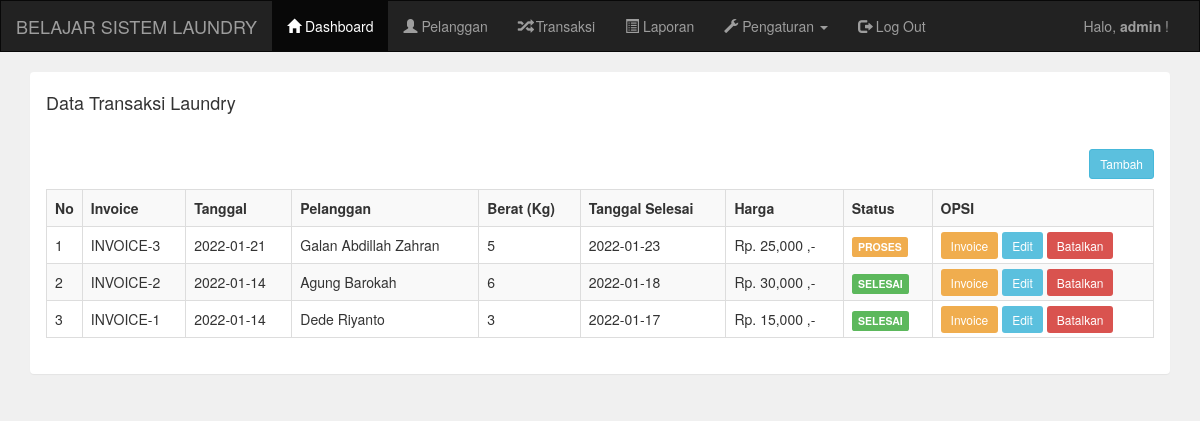
Screenshot of /admin/transaksi.php (signed in) with the database file from the repository.
### tables this page shows
CREATE TABLE `pelanggan` (
  `idPelanggan` int(11) NOT NULL,
  `namaPelanggan` varchar(255) NOT NULL,
  `hpPelanggan` varchar(20) NOT NULL,
  `alamatPelanggan` text NOT NULL
);

CREATE TABLE `transaksi` (
  `transaksi_id` int(11) NOT NULL,
  `transaksi_tgl` date NOT NULL,
  `transaksi_pelanggan` int(11) NOT NULL,
  `transaksi_harga` int(11) NOT NULL,
  `transaksi_berat` int(11) NOT NULL,
  `transaksi_tgl_selesai` date NOT NULL,
  `transaksi_status` int(11) NOT NULL
);

### admin/transaksi.php (the view)
<?php include 'header.php'; ?>
<div class="container">
    <div class="panel">
        <div class="panel-heading">
            <h4>Data Transaksi Laundry</h4>
        </div>
        <div class="panel-body">
            <a href="transaksi_tambah.php" class="btn btn-sm btn-info pull-right">Tambah</a>
            <br/>
            <br/>
            <table class="table table-bordered table-striped">
                <tr>
                    <th width="1%">No</th>
                    <th>Invoice</th>
                    <th>Tanggal</th>
                    <th>Pelanggan</th>
                    <th>Berat (Kg)</th>
                    <th>Tanggal Selesai</th>
                    <th>Harga</th>
                    <th>Status</th>
                    <th width="20%">OPSI</th>
                </tr>
                <?php
                include '../koneksi.php';
                $data = mysqli_query($koneksi,"SELECT * FROM pelanggan, transaksi WHERE transaksi_pelanggan=idPelanggan ORDER BY transaksi_id DESC");
                $no = 1;
                while($d = mysqli_fetch_array($data)){ ?>
                    <tr>
                        <td><?php echo $no++ ?></td>
                        <td>INVOICE-<?php echo $d['transaksi_id']; ?></td>
                        <td><?php echo $d['transaksi_tgl']; ?></td>
                        <td><?php echo $d['namaPelanggan']; ?></td>
                        <td><?php echo $d['transaksi_berat']; ?></td>
                        <td><?php echo $d['transaksi_tgl_selesai']; ?></td>
                        <td><?php echo "Rp. ".number_format($d['transaksi_harga']) ." ,-"; ?></td>
                        <td>
                            <?php
                            if($d['transaksi_status']=="0"){
                                echo "<div class='label label-warning'>PROSES</div>";
                            }else if($d['transaksi_status']=="1"){
                                echo "<div class='label label-info'>DICUCI</div>";
                            }else if($d['transaksi_status']=="2"){
                                echo "<div class='label label-success'>SELESAI</div>";
                            }
                            ?>
                        </td>
                        <td>
                            <a href="transaksi_invoice.php?id=<?php echo $d['transaksi_id']; ?>" target="_blank" class="btn-sm btn-warning">Invoice</a>
                            <a href="transaksi_edit.php?id=<?php echo $d['transaksi_id']; ?>" class="btn-sm btn-info">Edit</a>
                            <a href="transaksi_hapus.php?id=<?php echo $d['transaksi_id']; ?>" class="btn-sm btn-danger" onclick="return confirm('Yakin akan dihapus?')">Batalkan</a>
                        </td>
                    </tr>
                <?php } ?>
            </table>
        </div>
    </div>
</div>
<?php include 'footer.php'; ?>

### admin/header.php (shortened to what this page needs)
<!DOCTYPE html>
<html lang="en">
<head>
    <link rel="stylesheet" type="text/css" href="../assets/css/bootstrap.css">
</head>
<body style="background: #f0f0f0">
    <nav class="navbar navbar-inverse" style="border-radius: 0px">
        <div class="container-fluid">
            <div class="navbar-header">
                <a class="navbar-brand" href="index.php">BELAJAR SISTEM LAUNDRY</a>
            </div>
            <div class="collapse navbar-collapse" id="bs-example-navbar-collapse-1">
                <ul class="nav navbar-nav">
                    <li class=active><a href="index.php"><i class="glyphicon glyphicon-home"></i> Dashboard</a></li>
                    <li><a href="pelanggan.php"><i class="glyphicon glyphicon-user"></i> Pelanggan</a></li>
                    <li><a href="transaksi.php"><i class="glyphicon glyphicon-random"></i> Transaksi</a></li>
                    <li><a href="laporan.php"><i class="glyphicon glyphicon-list-alt"></i> Laporan</a></li>
                    <li class="dropdown">
                        <a href="#" class="dropdown-toggle" data-toggle="dropdown" role="button" aria-haspopup="true" aria-expanded="false"><i class="glyphicon glyphicon-wrench"></i> Pengaturan <span class="caret"></span></a>
                    </li>
                    <li><a href="logout.php"><i class="glyphicon glyphicon-log-out"></i> Log Out</a></li>
                </ul>
                <ul class="nav navbar-nav navbar-right">
                    <li><p class="navbar-text">Halo, <b><?php echo $_SESSION['username']; ?></b> !</p></li>
                </ul>
            </div>
        </div>
    </nav>

### admin/footer.php
</body>
</html>

### rows the page displays
pelanggan: transaksi.transaksi_id "3", transaksi.transaksi_tgl "2022-01-21", namaPelanggan "Galan Abdillah Zahran", transaksi.transaksi_berat "5", transaksi.transaksi_tgl_selesai "2022-01-23", transaksi.transaksi_harga "25,000", shows "PROSES"
pelanggan: transaksi.transaksi_id "2", transaksi.transaksi_tgl "2022-01-14", namaPelanggan "Agung Barokah", transaksi.transaksi_berat "6", transaksi.transaksi_tgl_selesai "2022-01-18", transaksi.transaksi_harga "30,000", shows "SELESAI"
pelanggan: transaksi.transaksi_id "1", transaksi.transaksi_tgl "2022-01-14", namaPelanggan "Dede Riyanto", transaksi.transaksi_berat "3", transaksi.transaksi_tgl_selesai "2022-01-17", transaksi.transaksi_harga "15,000", shows "SELESAI"

### other values shown
$_SESSION['username'] "admin"
